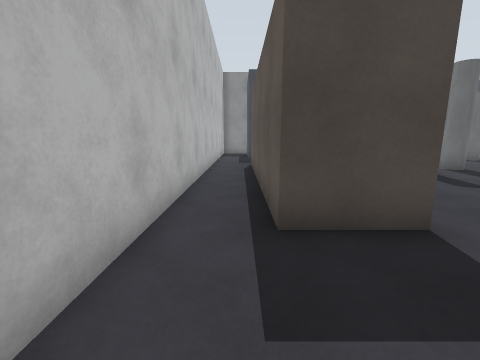
view 1 (above)

24 first-person views from a walk through a robot-simulator world made for Gazebo. The camera is 1.2 m above the floor, tilts 10° down and sees 90° across. The floor is counted in squares, 1 m on a side. Each view is taken from the middle of a square. On the plan, view 1 faces up. The plan holds only what a view shows up to about 11 squares ahead; the rest is blank. The place goes on beyond the plan. Simple shapes stand in for some stock models.

view 2
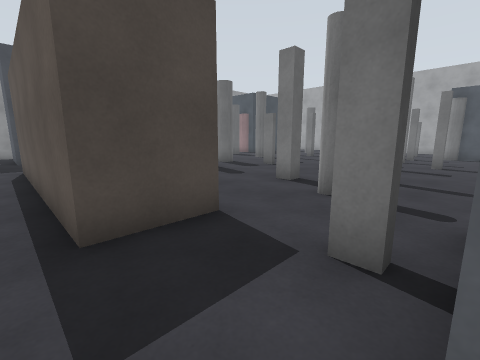

view 3
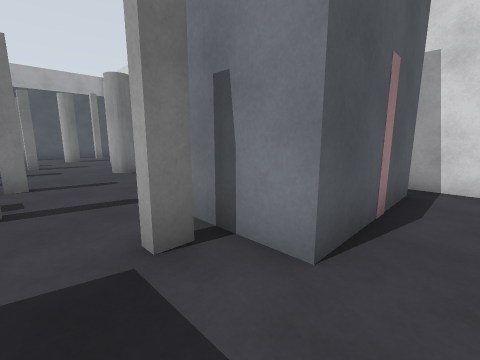

view 4
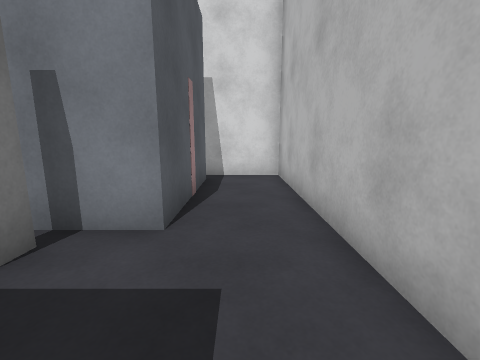

view 5
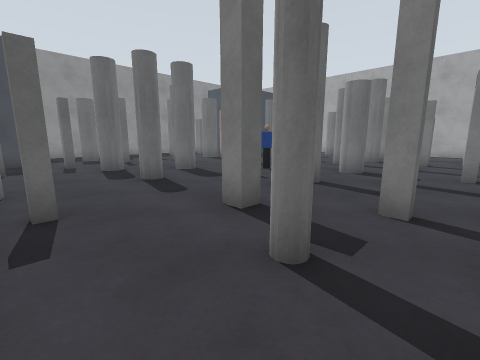

view 6
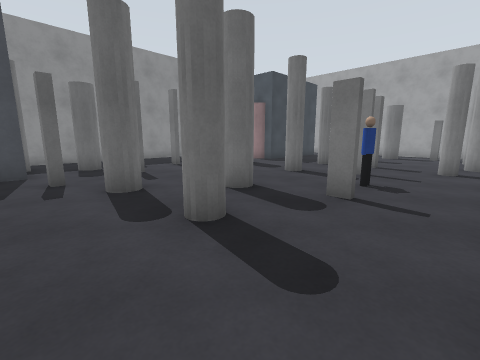

view 7
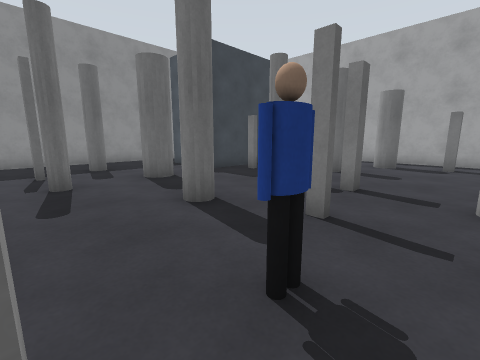

view 8
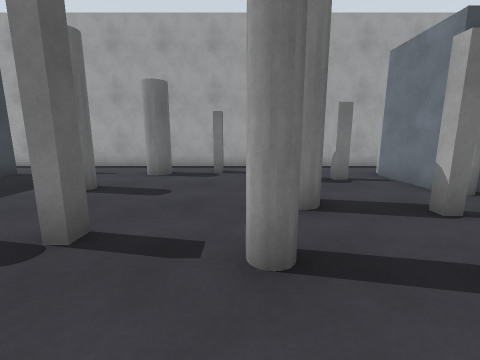

view 9
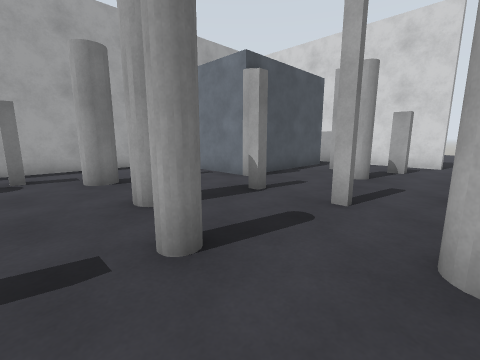

view 10
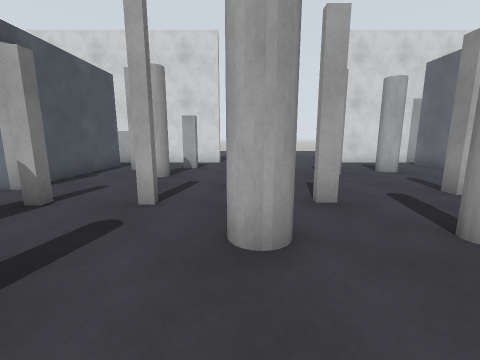

view 11
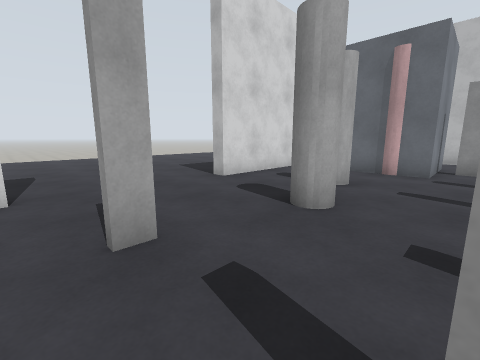

view 12
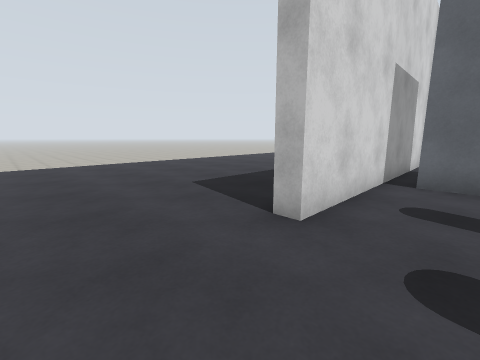

view 13
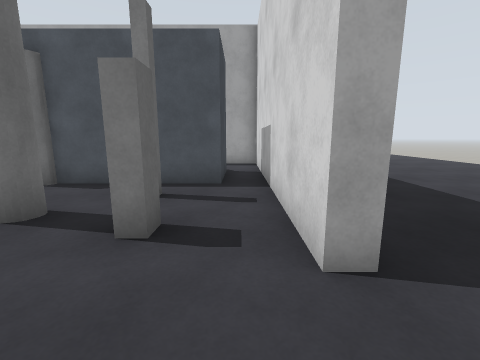

view 14
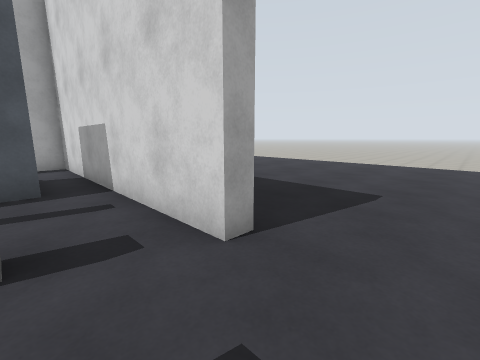

view 15
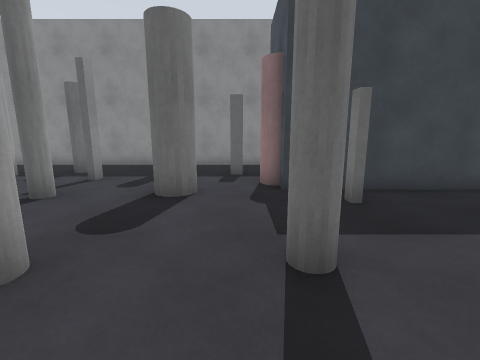

view 16
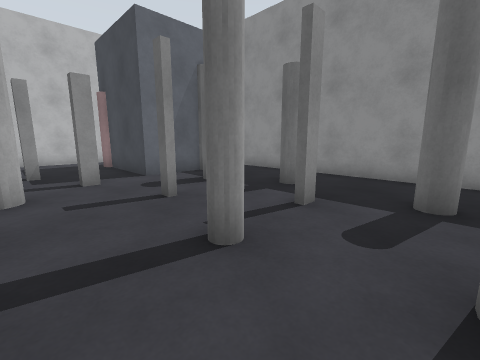

view 17
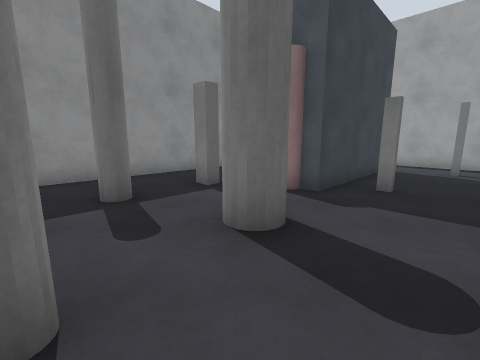

view 18
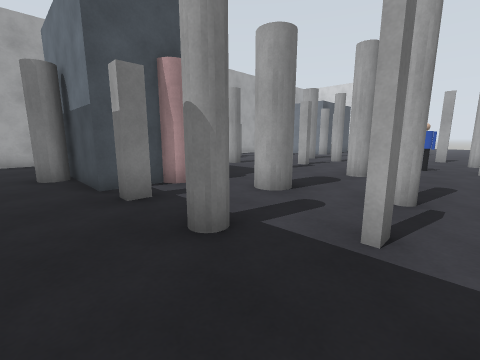

view 19
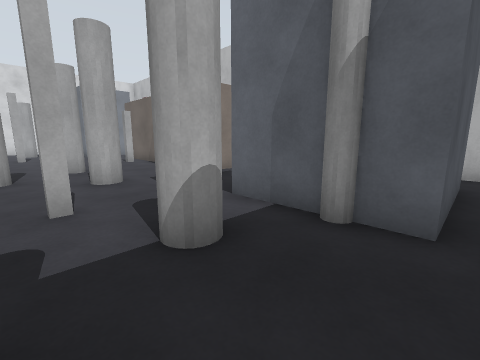

view 20
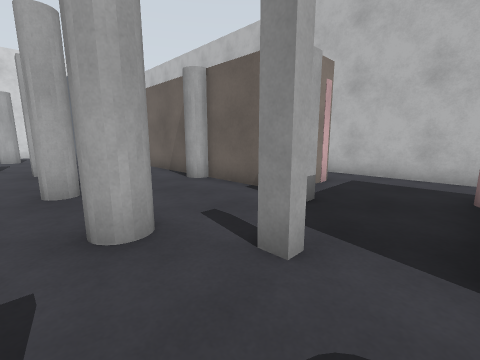

view 21
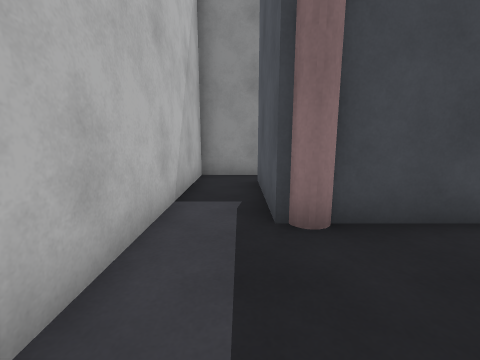

view 22
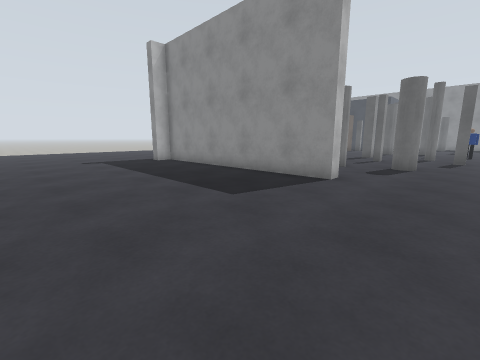

view 23
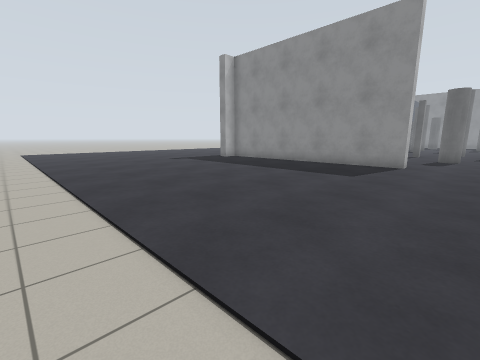

view 24
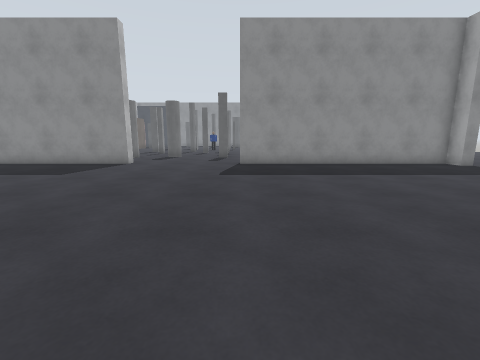

### Floor plan
Key: @ floor where view 1 was taken; # wall or solid block; . floor; P grey pole; B grey box; G grey post; E person; C grey cylinder.
Columns run from 3 left of view 1 to 23 right of it. Each row starts with its distance up from view 1.
 19   ###  ##############
 18   #.......................#
 17   #.BBBPP..P........PP....#
 16   #.B  P.P.P...P.GBBBBB   #
 15   #.B  B.PP..B....#      .#
 14   #.#BBB..........#BBBBB..#
 13   #.....G.G..P.CC.........#
 12   #...G............G...G..#
 11   #.##...P................#
 10   #.##.....P...P..P..P....#
  9   #.##.....P...........C..#
  8   #.##P..P.....G..G.......#
  7   #.##......BEE........B..#
  6   #.##...........P........#
  5   #.##G............P..P...#
  4   #.##...G..P..C..........#
  3   #.##.......B...G.G..G...#
  2   #.....P.G...............#
  1   #..B.........G....PPBP..#
  0   #@BBBB.............B    #
 -1   #.B  #....P.....P..B
 -2   #.#  B..P....B...G.B
 -3   #.B  B.........G...BBB  #
 -4   #.B  B..................#
 -5   ##########.....##########
 -6     ......................#
 -7    .......................
 -8   .......................
 -9  .......................
-10 .........................
-11 ..........................
-12 ..........................
-13 .....................  ...
-14 ....................    ..
-15 ...................
-16 ..................

Where each view was taken, in squares from view 1:
view 1: 0 up, 0 right, facing up
view 2: 0 up, 0 right, facing up-right
view 3: 2 up, 0 right, facing down-right
view 4: 3 up, 0 right, facing down
view 5: 1 up, 3 right, facing up-right
view 6: 5 up, 4 right, facing up-right
view 7: 6 up, 9 right, facing up-right
view 8: 6 up, 12 right, facing right
view 9: 7 up, 12 right, facing down-right
view 10: 7 up, 12 right, facing down
view 11: 1 up, 13 right, facing down-left
view 12: 3 down, 11 right, facing down-left
view 13: 4 down, 11 right, facing right
view 14: 3 down, 11 right, facing down-right
view 15: 8 up, 14 right, facing up
view 16: 11 up, 12 right, facing up-left
view 17: 11 up, 10 right, facing up-right
view 18: 18 up, 9 right, facing down-right
view 19: 18 up, 8 right, facing down-left
view 20: 14 up, 7 right, facing down-left
view 21: 11 up, 0 right, facing up
view 22: 12 down, 11 right, facing up-left
view 23: 16 down, 10 right, facing up-left
view 24: 16 down, 13 right, facing up
